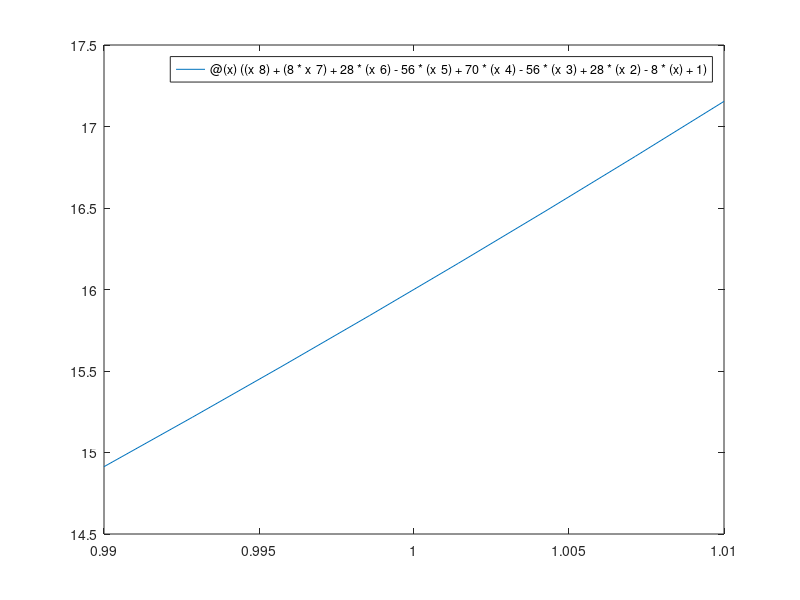
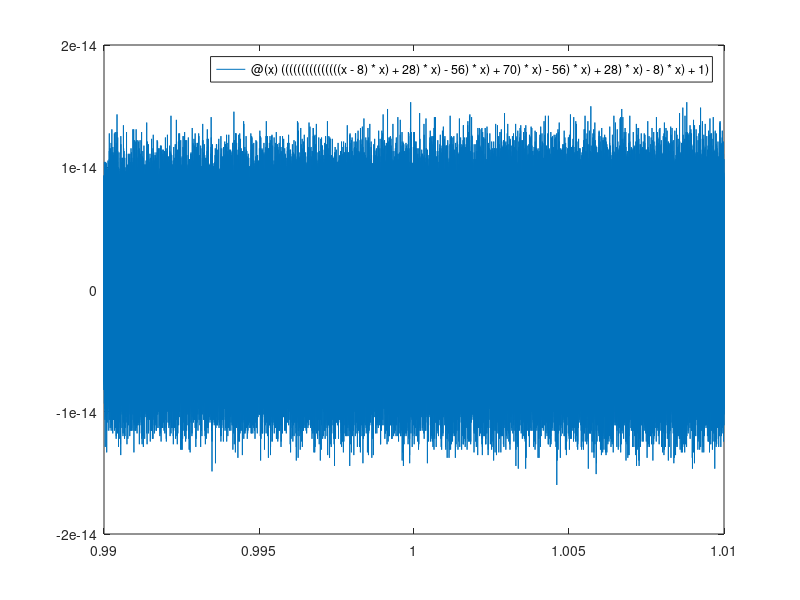
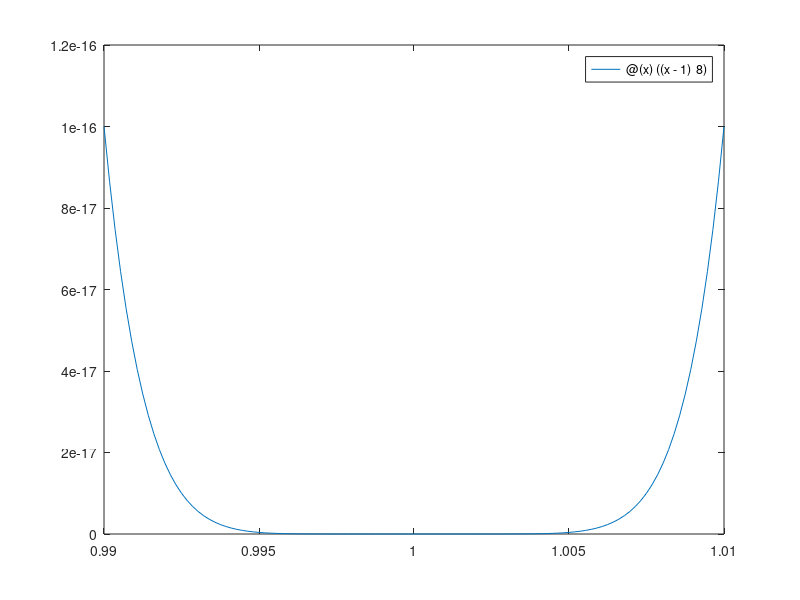

Recreate these plots in MATLAB, in order.

f1 = figure;
f2 = figure;
f3 = figure;

f = @(x) ((x^8)+(8*x^7)+28*(x^6)-56*(x^5)+70*(x^4)-56*(x^3)+28*(x^2)-8*(x)+1);
g = @(x) (((((((((((((((x-8)*x) + 28)*x) -56)*x) + 70)*x) - 56)*x) + 28)*x) - 8)*x) + 1);
h = @(x) ((x-1)^8);

figure(f1);
fplot(f,[0.99,1.01])
figure(f2);
fplot(g,[0.99,1.01])
figure(f3);
fplot(h,[0.99,1.01])
